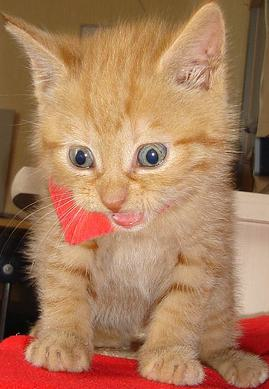
#> input picture dataset/pet/pet_cat_00024.jpg, 269 x 389 px; the run also reads 2 pictures not shown here
$ jupyter execute --allow-errors FinalProjectComputerVision.ipynb
#> lines starting #> are read from the running program, lines starting #| are printed output that depends on the picture
[cell 1]
# imports
from transformers import AutoProcessor, AutoModelForCausalLM
import torch
import os
from tqdm import tqdm
import shutil
import random
import pandas as pd
from glob import glob
import numpy as np
import seaborn as sns
from PIL import Image, ImageFilter, ImageEnhance
from pathlib import Path
import matplotlib.pyplot as plt
import matplotlib.patches as patches
import matplotlib.image as mpimg
import cv2
from ultralytics import YOLO

#> (a cell that did not finish here is left out)

### Florence-2 load

[cell 3]
# Load the model and processor
model_id = 'microsoft/Florence-2-large'
#> (the rest of this cell did not finish here and is left out)

#> (a cell that did not finish here is left out)

[cell 5]
# Define the task prompt
def run_example(task_prompt, text_input=None):
    if text_input is None:
        prompt = task_prompt
    else:
        prompt = task_prompt + text_input
    inputs = processor(text=prompt, images=image, return_tensors="pt").to('cuda', torch.float16)
    generated_ids = model.generate(
      input_ids=inputs["input_ids"].cuda(),
      pixel_values=inputs["pixel_values"].cuda(),
      max_new_tokens=1024,
      early_stopping=False,
      do_sample=False,
      num_beams=3,
    )
    generated_text = processor.batch_decode(generated_ids, skip_special_tokens=False)[0]
    parsed_answer = processor.post_process_generation(
        generated_text,
        task=task_prompt,
        image_size=(image.width, image.height)
    )

    return parsed_answer

[cell 6]
# [23 lines left out: function plot_bbox, not called in this run]

### Florenc-2 test

[cell 7]
# Example usage
task_prompt = '<OD>'
#> task_prompt = '<OD>'
#> (the rest of this cell did not finish here and is left out)

print(results)

#> (a cell that did not finish here is left out)

## Dataset prep

Florence-2, prompted with <OD>, is used to automatically detect and crop objects from the Flickr30k images, targeting two main classes: person and pet (including dog, cat, and horse). The cropped objects are then saved into labeled subfolders under dataset/, creating a well-structured dataset suitable for training an object detection model.

[cell 9]
# Crop and save labeled objects (person/pet) from Flickr images using Florence-2
image_folder = "flickr30k_images/flickr30k_images"
output_dir = "dataset"
label_map = {
    "person": "person",
    "dog": "pet",
    "cat": "pet",
    "horse": "pet"
}
task_prompt = "<OD>"  # Use "<OD>" as Florence-2 expects
debug = False  # Set to True to show plots using plot_bbox()

# === Make output folders if they don't exist
for folder in set(label_map.values()):
    os.makedirs(os.path.join(output_dir, folder), exist_ok=True)

# === Image list
#> (the rest of this cell did not finish here and is left out)

[cell 10]
#  Count the number of pet images in a folder
def count_pet_images(folder):
    prefixes = {
        "dog": "pet_dog_",
        "cat": "pet_cat_",
        "horse": "pet_horse_"
    }

    counts = {key: 0 for key in prefixes}

    for filename in os.listdir(folder):
        if filename.lower().endswith(".jpg"):
            for label, prefix in prefixes.items():
                if filename.startswith(prefix):
                    counts[label] += 1

    return counts

[cell 11]
# count the number of pet images in the dataset
folder = "yolo_dataset/images/train"
#> (the rest of this cell did not finish here and is left out)

[cell 12]
folder = "yolo_DATANEW/images/train"
#> (the rest of this cell did not finish here and is left out)


This section refines the pet dataset by relabeling each cropped image according to the specific animal type detected by Florence-2. For each image in the pet folder, the model is used again to classify the content as dog, cat, or horse, and the filename is updated to reflect the correct label. This step ensures that the pet category is split into more precise subcategories for training.

[cell 13]
# Relabel cropped pet images based on detected type using Florence-2 (<OD>)
folder = "dataset/pet"

# Map model labels to desired prefixes
label_map = {
    "dog": "pet_dog",
    "cat": "pet_cat",
    "horse": "pet_horse"
}

# Collect all .jpg images
image_paths = sorted([
    os.path.join(folder, f)
    for f in os.listdir(folder)
    if f.lower().endswith(".jpg")
])

print(f"🔍 Processing {len(image_paths)} images for relabeling...")

for path in tqdm(image_paths, desc="Relabeling"):
    try:
        image = Image.open(path).convert("RGB")
#> image is the input picture: PIL image 269x389 RGB; mean R, G, B 168.5, 123.9, 91.7
        globals()["image"] = image

        result = run_example("<OD>")
        detections = result.get("<OD>", {})
        labels = detections.get("labels", [])

        detected_prefix = None
        for label in labels:
            if label in label_map:
                detected_prefix = label_map[label]
                break

        if not detected_prefix:
            continue  # Skip if no pet found

        # Get just the filename
        original_name = os.path.basename(path)

        # Create new name
        new_name = f"{detected_prefix}_{original_name}"
        new_path = os.path.join(folder, new_name)

        # Rename
        if os.path.abspath(path) != os.path.abspath(new_path):
            os.rename(path, new_path)

    except Exception as e:
        print(f"Error on {path}: {e}")

print("Done renaming based on pet type.")

### Augmentation

To improve the model's generalization and robustness, we apply a set of augmentations to the training data. These augmentations simulate real-world variations in lighting, orientation, sharpness, and noise, helping the model become less sensitive to such changes during inference. The chosen transformations include:

- Brightness adjustment and contrast enhancement to handle different lighting conditions.
- Gaussian noise and blur to simulate sensor noise or motion blur.
- Rotation and horizontal flipping to account for varied object orientations.

These augmentations are lightweight and suitable for real-time or edge-device models, ensuring diversity in the training data without significantly increasing complexity or training time.

[cell 14]
# Augmentation Functions
# [5 lines left out: function add_gaussian_noise, not called in this run]

def brightness_adjustment(img):
    enhancer = ImageEnhance.Brightness(img)
    factor = random.uniform(0.5, 1.5)
    return enhancer.enhance(factor)

def rotate_image(img):
    angle = random.uniform(-25, 25)
    return img.rotate(angle)

def gaussian_blur(img):
    return img.filter(ImageFilter.GaussianBlur(radius=2))

def adjust_contrast(img):
    enhancer = ImageEnhance.Contrast(img)
    factor = random.uniform(0.5, 1.5)
    return enhancer.enhance(factor)

def flip_image(img):
    if random.choice([True, False]):
        return img.transpose(Image.FLIP_LEFT_RIGHT)
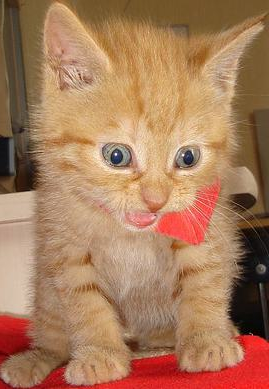
#> returned value: PIL image 269x389 RGB; mean R, G, B 168.5, 123.9, 91.7
    return img

augmentations = {
    1: brightness_adjustment,
    2: flip_image,
    3: rotate_image,
    4: gaussian_blur,
    5: add_gaussian_noise,
    6: adjust_contrast,
}

# Sample and Augment
def augment_and_save(image_paths, output_folder):
    for path in image_paths:
        try:
            img = Image.open(path).convert("RGB")
            aug_num = random.randint(1, 6)
            aug_img = augmentations[aug_num](img)
            base_name = os.path.splitext(os.path.basename(path))[0]
            new_name = f"{base_name}_aug{aug_num}.jpg"
            aug_img.save(os.path.join(output_folder, new_name))
        except Exception as e:
            print(f"Error augmenting {path}: {e}")

[cell 15]
# Sample 100 images from each pet type and person, augment them, and save to the same folder for our dataset
train_pet_path = "dataset/pet"
train_person_path = "dataset/person"
output_pet_path = train_pet_path
output_person_path = train_person_path
random.seed(42)

# Sample 100 images from each pet type and person
pet_images = glob(os.path.join(train_pet_path, "*.jpg"))
dog_imgs = [f for f in pet_images if "dog" in os.path.basename(f)]
cat_imgs = [f for f in pet_images if "cat" in os.path.basename(f)]
horse_imgs = [f for f in pet_images if "horse" in os.path.basename(f)]

sampled_pets = random.sample(dog_imgs, min(100, len(dog_imgs))) + \
               random.sample(cat_imgs, min(100, len(cat_imgs))) + \
               random.sample(horse_imgs, min(100, len(horse_imgs)))


person_images = glob(os.path.join(train_person_path, "*.jpg"))
sampled_person = random.sample(person_images, min(100, len(person_images)))

# run augmentations and save
augment_and_save(sampled_pets, output_pet_path)
augment_and_save(sampled_person, output_person_path)
#> call 2 of augment_and_save, with output_folder = 'dataset/person'
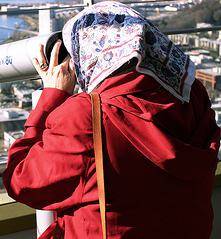
#> input picture dataset/person/person_00256.jpg, 221 x 239 px
#> in augment_and_save, img is the input picture: PIL image 221x239 RGB; mean R, G, B 122.3, 75.7, 78.1
#> in adjust_contrast, `return enhancer.enhance(factor)`:
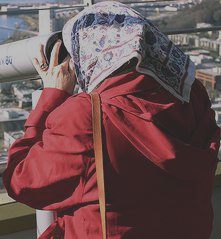
#> returned value: PIL image 221x239 RGB; mean R, G, B 109, 80.8, 82.3

[cell 16]
# Sample 100 images from each pet type and person, augment them, and save to the same folder for the original dataset
train_pet_path = "DATANEW/pet"
train_person_path = "DATANEW/person"
output_pet_path = train_pet_path
output_person_path = train_person_path
random.seed(42)

# Sample 100 images from each pet type and person
pet_images = glob(os.path.join(train_pet_path, "*.jpg"))
dog_imgs = [f for f in pet_images if "dog" in os.path.basename(f)]
cat_imgs = [f for f in pet_images if "cat" in os.path.basename(f)]
horse_imgs = [f for f in pet_images if "horse" in os.path.basename(f)]

sampled_pets = random.sample(dog_imgs, min(100, len(dog_imgs))) + \
               random.sample(cat_imgs, min(100, len(cat_imgs))) + \
               random.sample(horse_imgs, min(100, len(horse_imgs)))


person_images = glob(os.path.join(train_person_path, "*.jpg"))
sampled_person = random.sample(person_images, min(100, len(person_images)))

# run augmentations and save
augment_and_save(sampled_pets, output_pet_path)
augment_and_save(sampled_person, output_person_path)

The training data is prepared in YOLO format by converting Florence-2 detections into annotation files. Each detected object—person, dog, cat, or horse—is mapped to a class ID (0 for person, 1 for pets). Bounding boxes are translated into YOLO's format using normalized center coordinates and dimensions. These annotations are saved as .txt files alongside the images, making the dataset ready for training with YOLO-based models.

[cell 17]
# Allowed classes mapped to YOLO class IDs
allowed_classes = {
    "person": 0,
    "dog": 1,
    "cat": 1,
    "horse": 1
}

# Paths
train_base_path = "train"  # Local path to your train folder
output_images_path = "yolo_dataset/images/train"
output_labels_path = "yolo_dataset/labels/train"
os.makedirs(output_images_path, exist_ok=True)
os.makedirs(output_labels_path, exist_ok=True)

# Convert absolute box to YOLO format
# [7 lines left out: function convert_to_yolo_bbox, not called in this run]

# Collect all image paths
image_paths = []
for subfolder in ["person", "pet"]:
    folder = os.path.join(train_base_path, subfolder)
    for fname in os.listdir(folder):
        if fname.lower().endswith((".jpg", ".jpeg", ".png")):
            image_paths.append(os.path.join(folder, fname))

# Process each image
processed = []
for img_path in tqdm(image_paths, desc="Processing training images"):
    try:
        image = Image.open(img_path).convert("RGB")
        width, height = image.size
        task_prompt = "<OD>"
        result = run_example(task_prompt)

        if isinstance(result, dict) and "<OD>" in result:
            od_data = result["<OD>"]
            if "bboxes" in od_data and "labels" in od_data:
                filtered = []
                for bbox, label in zip(od_data["bboxes"], od_data["labels"]):
                    if label in allowed_classes:
                        class_id = allowed_classes[label]
                        yolo_bbox = convert_to_yolo_bbox(bbox, width, height)
                        filtered.append((class_id, *yolo_bbox))

                if filtered:
                    out_img_path = os.path.join(output_images_path, os.path.basename(img_path))
                    image.save(out_img_path)

                    out_txt_path = os.path.join(output_labels_path, os.path.splitext(os.path.basename(img_path))[0] + ".txt")
                    with open(out_txt_path, "w") as f:
                        for class_id, x, y, w, h in filtered:
                            f.write(f"{class_id} {x:.6f} {y:.6f} {w:.6f} {h:.6f}\n")

                    processed.append(os.path.basename(img_path))
    except Exception as e:
        print(f"Error processing {img_path}: {e}")

print(f"\nFinished. Total processed: {len(processed)} / {len(image_paths)}")

[cell 18]
# Define Florence-2 valid classes for the test set
allowed_classes = {
    "person": 0,
    "dog": 1,
    "cat": 1,
    "horse": 1
}
#> allowed_classes = {'person': 0, 'dog': 1, 'cat': 1, 'horse': 1}

# Paths
test_input_path = "test/images"  # Adjust if needed
output_images_path = "yolo_dataset/images/test"
output_labels_path = "yolo_dataset/labels/test"
os.makedirs(output_images_path, exist_ok=True)
os.makedirs(output_labels_path, exist_ok=True)

# Function to convert box
# [7 lines left out: function convert_to_yolo_bbox, not called in this run]

# Get all test images
#> (the rest of this cell did not finish here and is left out)

To prepare the cropped pet dataset, each image is analyzed using Florence-2 to detect the specific animal type. Files already renamed with known prefixes are skipped to avoid redundant work. Based on the detected label (dog, cat, horse, kitty, or pony), the image filenames are updated accordingly. This creates a clean and consistent naming structure that improves clarity and supports efficient processing in later steps.

[cell 19]
# Relabel cropped pet images based on detected type using Florence-2 (<OD>)
folder = "DATANEW/pet"

# Florence-to-filename prefix mapping
label_map = {
    "dog": "pet_dog",
    "cat": "pet_cat",
    "kitty": "pet_cat",
    "horse": "pet_horse",
    "pony": "pet_horse"
}

# Prefixes that should be skipped (already renamed)
skip_prefixes = set(label_map.values())

# Collect all .jpg images
image_paths = sorted([
    os.path.join(folder, f)
    for f in os.listdir(folder)
    if f.lower().endswith(".jpg")
])

print(f"🔍 Processing {len(image_paths)} images for relabeling...")

for path in tqdm(image_paths, desc="Relabeling"):
    try:
        filename = os.path.basename(path)

        # Skip if already has one of the target prefixes
        if any(filename.startswith(prefix) for prefix in skip_prefixes):
            continue

        image = Image.open(path).convert("RGB")
        globals()["image"] = image

        result = run_example("<OD>")
        detections = result.get("<OD>", {})
        labels = detections.get("labels", [])

        detected_prefix = None
        for label in labels:
            if label in label_map:
                detected_prefix = label_map[label]
                break

        if not detected_prefix:
            continue  # Skip if no pet found

        new_name = f"{detected_prefix}_{filename}"
        new_path = os.path.join(folder, new_name)


        if os.path.abspath(path) != os.path.abspath(new_path):
            os.rename(path, new_path)

    except Exception as e:
        print(f"Error on {path}: {e}")

print("Done renaming based on pet type.")

This section splits the dataset into training and validation sets using an 80/20 ratio. The training set is used to fit the model, while the validation set is reserved for evaluating the model’s performance on unseen data during training. This separation is important to detect overfitting and to ensure that the model generalizes well beyond the training data. Both image files and their corresponding YOLO label files are moved into their respective folders to maintain correct structure for training.

[cell 20]
#split the dataset into train 0.8 and validation 0.2 sets
def split_dataset(image_folder, label_folder, train_ratio=0.8):
#> called with image_folder = 'yolo_dataset/images/train', label_folder = 'yolo_dataset/labels/train', train_ratio = 0.8
    image_paths = sorted(glob(os.path.join(image_folder, "*.jpg")))
    total_images = len(image_paths)
    train_size = int(total_images * train_ratio)

    train_images = image_paths[:train_size]
    val_images = image_paths[train_size:]

    # Define output folders change if needed
    train_img_dir = "yolo_dataset/images/train"
    val_img_dir = "yolo_dataset/images/val"
    train_lbl_dir = "yolo_dataset/labels/train"
    val_lbl_dir = "yolo_dataset/labels/val"

    # Create output folders
    os.makedirs(train_img_dir, exist_ok=True)
    os.makedirs(val_img_dir, exist_ok=True)
    os.makedirs(train_lbl_dir, exist_ok=True)
    os.makedirs(val_lbl_dir, exist_ok=True)

    # Move training data
    for img_path in train_images:
        dest_img = os.path.join(train_img_dir, os.path.basename(img_path))
        if os.path.abspath(img_path) != os.path.abspath(dest_img):
            shutil.move(img_path, dest_img)
        label_path = os.path.join(label_folder, os.path.splitext(os.path.basename(img_path))[0] + ".txt")
        dest_label = os.path.join(train_lbl_dir, os.path.basename(label_path))
        if os.path.exists(label_path) and os.path.abspath(label_path) != os.path.abspath(dest_label):
            shutil.move(label_path, dest_label)

    # Move validation data
    for img_path in val_images:
        dest_img = os.path.join(val_img_dir, os.path.basename(img_path))
        if os.path.abspath(img_path) != os.path.abspath(dest_img):
            shutil.move(img_path, dest_img)
        label_path = os.path.join(label_folder, os.path.splitext(os.path.basename(img_path))[0] + ".txt")
        dest_label = os.path.join(val_lbl_dir, os.path.basename(label_path))
        if os.path.exists(label_path) and os.path.abspath(label_path) != os.path.abspath(dest_label):
            shutil.move(label_path, dest_label)

[cell 21]
# Split the dataset
split_dataset("yolo_dataset/images/train", "yolo_dataset/labels/train")

## Training models

We trained a YOLOv8m model using our custom dataset and applied built-in data augmentations such as color jittering (hue, saturation, brightness), rotation, and scale adjustments. These augmentations help the model generalize better to real-world variations. After experimenting with several training runs, we selected the best-performing checkpoint named `train82WithAugOurData`, which was trained for 50 epochs on our labeled dataset using the Ultralytics YOLO framework.

#> (a cell that did not finish here is left out)

For comparison, we also trained a baseline YOLOv8m model without any data augmentations. This allows us to evaluate the impact of augmentations on model performance. Both models were trained under the same conditions (50 epochs, batch size of 16, image size 640), using our labeled dataset. The results from this baseline help highlight the benefits of using augmentations during training.

#> (a cell that did not finish here is left out)

The training results for the `train82WithAugOurData` model show a consistent and stable improvement across both training and validation metrics over 50 epochs.

- **Training Losses** (`box_loss`, `cls_loss`, `dfl_loss`): All show a steady decrease, indicating that the model is learning to better localize and classify objects in the training data.
- **Validation Losses**: Although more noisy, they also trend downward, suggesting the model generalizes well without overfitting.
- **Precision and Recall**: Both metrics improve throughout training. Recall increases steadily, indicating the model is detecting more relevant objects. Precision is stable and high, meaning most detections are correct.
- **mAP@0.5 and mAP@0.5:0.95**: These metrics show clear upward trends, with mAP@0.5 reaching above 0.84 and mAP@0.5:0.95 approaching 0.75. This indicates the model achieves good detection accuracy at multiple IoU thresholds.

Overall, these results confirm that the model benefits significantly from augmentations and is well-suited for inference on the prepared dataset.

[cell 24]
# Visualize the training results
img = mpimg.imread('runs/detect/train82WithAugOurData/results.png')
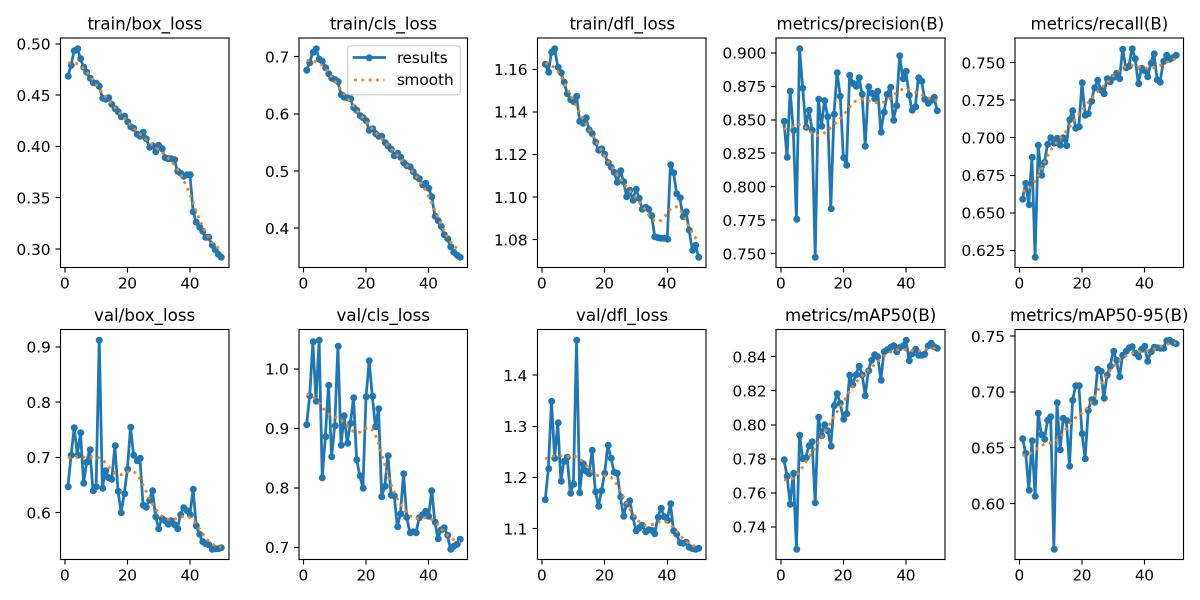
#> input picture runs/detect/train82WithAugOurData/results.png, 2400 x 1200 px (shown at 1/2 size)
#> img is the input picture: shape (1200, 2400, 4) float32; mean R, G, B, A 0.931, 0.946, 0.956, 1
#> (the rest of the program and of its run is left out)
